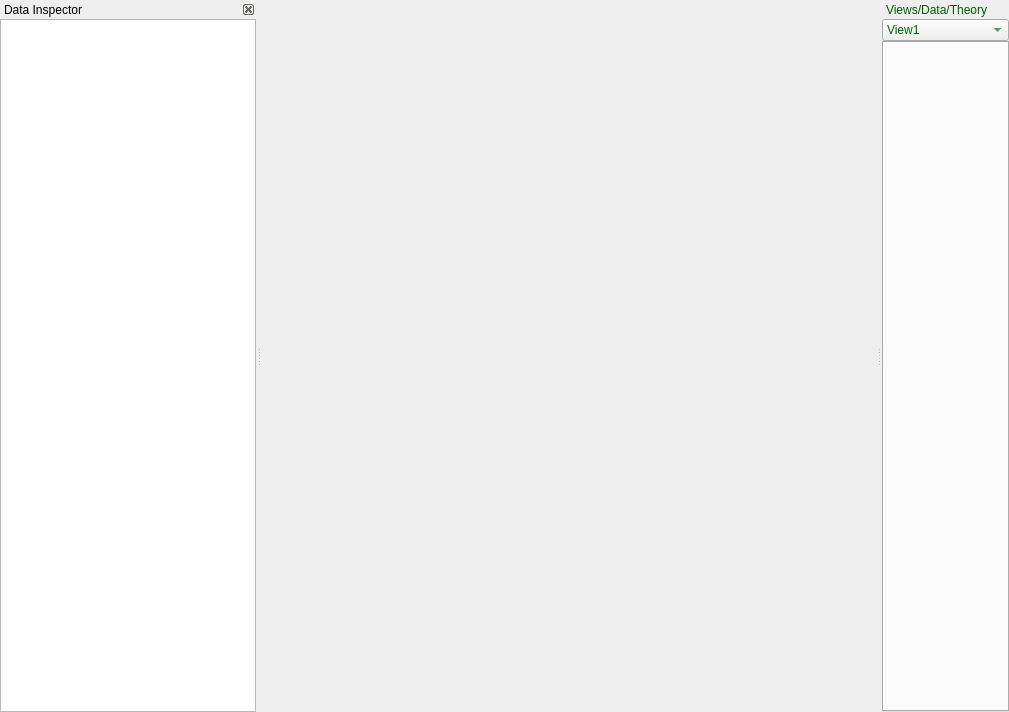
<?xml version="1.0" encoding="UTF-8"?>
<ui version="4.0">
 <class>MainWindow</class>
 <widget class="QMainWindow" name="MainWindow">
  <property name="geometry">
   <rect>
    <x>0</x>
    <y>0</y>
    <width>1009</width>
    <height>712</height>
   </rect>
  </property>
  <property name="windowTitle">
   <string>MainWindow</string>
  </property>
  <widget class="QWidget" name="centralwidget">
   <layout class="QVBoxLayout" name="verticalLayout_4">
    <property name="spacing">
     <number>0</number>
    </property>
    <property name="margin">
     <number>0</number>
    </property>
    <item>
     <widget class="QWidget" name="mplwidget" native="true">
      <property name="styleSheet">
       <string notr="true"/>
      </property>
      <layout class="QVBoxLayout" name="mplvl"/>
     </widget>
    </item>
   </layout>
  </widget>
  <widget class="QDockWidget" name="DataInspectordockWidget">
   <property name="styleSheet">
    <string notr="true"/>
   </property>
   <property name="features">
    <set>QDockWidget::DockWidgetClosable</set>
   </property>
   <property name="allowedAreas">
    <set>Qt::LeftDockWidgetArea</set>
   </property>
   <property name="windowTitle">
    <string>Data Inspector</string>
   </property>
   <attribute name="dockWidgetArea">
    <number>1</number>
   </attribute>
   <widget class="QWidget" name="dockWidgetContents">
    <layout class="QVBoxLayout" name="LayoutDataInspector">
     <property name="spacing">
      <number>0</number>
     </property>
     <property name="margin">
      <number>0</number>
     </property>
     <item>
      <widget class="QTableWidget" name="tableWidget"/>
     </item>
    </layout>
   </widget>
  </widget>
  <widget class="QDockWidget" name="ViewDataTheorydockWidget">
   <property name="styleSheet">
    <string notr="true">color: rgb(0, 95, 0);</string>
   </property>
   <property name="features">
    <set>QDockWidget::NoDockWidgetFeatures</set>
   </property>
   <property name="allowedAreas">
    <set>Qt::RightDockWidgetArea</set>
   </property>
   <property name="windowTitle">
    <string>Views/Data/Theory</string>
   </property>
   <attribute name="dockWidgetArea">
    <number>2</number>
   </attribute>
   <widget class="QWidget" name="dockWidgetContents_4">
    <layout class="QVBoxLayout" name="ViewDataTheoryLayout">
     <property name="spacing">
      <number>0</number>
     </property>
     <property name="margin">
      <number>0</number>
     </property>
     <item>
      <widget class="QComboBox" name="comboBox_3">
       <item>
        <property name="text">
         <string>View1</string>
        </property>
       </item>
       <item>
        <property name="text">
         <string>View2</string>
        </property>
       </item>
       <item>
        <property name="text">
         <string>View3</string>
        </property>
       </item>
      </widget>
     </item>
     <item>
      <widget class="QTabWidget" name="DataSettabWidget">
       <property name="tabShape">
        <enum>QTabWidget::Triangular</enum>
       </property>
       <property name="currentIndex">
        <number>-1</number>
       </property>
       <property name="tabsClosable">
        <bool>true</bool>
       </property>
      </widget>
     </item>
    </layout>
   </widget>
  </widget>
  <action name="actionOpen">
   <property name="text">
    <string>Open</string>
   </property>
  </action>
  <action name="actionClose">
   <property name="text">
    <string>Close</string>
   </property>
  </action>
  <action name="actionQuit">
   <property name="text">
    <string>Quit</string>
   </property>
  </action>
  <action name="actionUndo">
   <property name="text">
    <string>Undo</string>
   </property>
  </action>
  <action name="actionRedo">
   <property name="text">
    <string>Redo</string>
   </property>
  </action>
  <action name="actionCopy">
   <property name="text">
    <string>Copy</string>
   </property>
  </action>
  <action name="actionCut">
   <property name="text">
    <string>Cut</string>
   </property>
  </action>
  <action name="actionPaste">
   <property name="text">
    <string>Paste</string>
   </property>
  </action>
  <action name="actionSelect_All">
   <property name="text">
    <string>Select All</string>
   </property>
  </action>
  <action name="actionPrint">
   <property name="icon">
    <iconset resource="Reptate.qrc">
     <normaloff>:/Images/Images/printer.ico</normaloff>:/Images/Images/printer.ico</iconset>
   </property>
   <property name="text">
    <string>Print</string>
   </property>
   <property name="toolTip">
    <string>Print Plot</string>
   </property>
   <property name="shortcut">
    <string>Ctrl+P</string>
   </property>
  </action>
  <action name="actionShiftVertically">
   <property name="icon">
    <iconset resource="Reptate.qrc">
     <normaloff>:/Images/Images/UpDown.ico</normaloff>:/Images/Images/UpDown.ico</iconset>
   </property>
   <property name="text">
    <string>ShiftVertically</string>
   </property>
   <property name="toolTip">
    <string>Shift the selected plot vertically</string>
   </property>
  </action>
  <action name="actionShiftHorizontally">
   <property name="icon">
    <iconset resource="Reptate.qrc">
     <normaloff>:/Images/Images/LeftRight.ico</normaloff>:/Images/Images/LeftRight.ico</iconset>
   </property>
   <property name="text">
    <string>ShiftHorizontally</string>
   </property>
   <property name="toolTip">
    <string>Shift selected plot horizontally</string>
   </property>
  </action>
  <action name="actionNew_Empty_Dataset">
   <property name="icon">
    <iconset resource="Reptate.qrc">
     <normaloff>:/Images/Images/DataTable3D.ico</normaloff>:/Images/Images/DataTable3D.ico</iconset>
   </property>
   <property name="text">
    <string>New Empty Dataset</string>
   </property>
   <property name="toolTip">
    <string>Create an empty Data set</string>
   </property>
  </action>
  <action name="actionView_All_Sets">
   <property name="checkable">
    <bool>true</bool>
   </property>
   <property name="icon">
    <iconset resource="Reptate.qrc">
     <normaloff>:/Images/Images/World.ico</normaloff>:/Images/Images/World.ico</iconset>
   </property>
   <property name="text">
    <string>View All Sets</string>
   </property>
   <property name="toolTip">
    <string>View all sets simultaneously</string>
   </property>
  </action>
  <action name="actionData_Representation">
   <property name="icon">
    <iconset resource="Reptate.qrc">
     <normaloff>:/Images/Images/StarSmall.ico</normaloff>:/Images/Images/StarSmall.ico</iconset>
   </property>
   <property name="text">
    <string>Data Representation</string>
   </property>
   <property name="toolTip">
    <string>Choose Representation Mode</string>
   </property>
  </action>
  <action name="actionReload_Data">
   <property name="icon">
    <iconset resource="Reptate.qrc">
     <normaloff>:/Images/Images/Refresh.ico</normaloff>:/Images/Images/Refresh.ico</iconset>
   </property>
   <property name="text">
    <string>Reload Data</string>
   </property>
   <property name="toolTip">
    <string>Re-read data files</string>
   </property>
  </action>
  <action name="actionShow_Limits">
   <property name="icon">
    <iconset resource="Reptate.qrc">
     <normaloff>:/Images/Images/Line Chart.ico</normaloff>:/Images/Images/Line Chart.ico</iconset>
   </property>
   <property name="text">
    <string>Show Limits</string>
   </property>
   <property name="toolTip">
    <string>Change limits for fit</string>
   </property>
  </action>
  <action name="actionInspect_Data">
   <property name="icon">
    <iconset resource="Reptate.qrc">
     <normaloff>:/Images/Images/AllFiles.ico</normaloff>:/Images/Images/AllFiles.ico</iconset>
   </property>
   <property name="text">
    <string>Inspect Data</string>
   </property>
   <property name="toolTip">
    <string>Inspect contents of data files</string>
   </property>
  </action>
  <action name="actionNew_Theory">
   <property name="icon">
    <iconset resource="Reptate.qrc">
     <normaloff>:/Images/Images/Physics.ico</normaloff>:/Images/Images/Physics.ico</iconset>
   </property>
   <property name="text">
    <string>New Theory</string>
   </property>
   <property name="toolTip">
    <string>Create New Selected Theory</string>
   </property>
  </action>
  <action name="actionCalculate_Theory">
   <property name="icon">
    <iconset resource="Reptate.qrc">
     <normaloff>:/Images/Images/Bubble.ico</normaloff>:/Images/Images/Bubble.ico</iconset>
   </property>
   <property name="text">
    <string>Calculate Theory</string>
   </property>
   <property name="toolTip">
    <string>Calculate result from theory</string>
   </property>
  </action>
  <action name="actionMinimize_error">
   <property name="icon">
    <iconset resource="Reptate.qrc">
     <normaloff>:/Images/Images/Minimize.ico</normaloff>:/Images/Images/Minimize.ico</iconset>
   </property>
   <property name="text">
    <string>Minimize error</string>
   </property>
   <property name="toolTip">
    <string>Minimize the error between theory/data</string>
   </property>
  </action>
  <action name="actionTheory_Options">
   <property name="icon">
    <iconset resource="Reptate.qrc">
     <normaloff>:/Images/Images/Settings.ico</normaloff>:/Images/Images/Settings.ico</iconset>
   </property>
   <property name="text">
    <string>Theory Options</string>
   </property>
   <property name="toolTip">
    <string>View Change Options of Theory</string>
   </property>
  </action>
  <action name="actionShow_Small_Symbols">
   <property name="icon">
    <iconset resource="Reptate.qrc">
     <normaloff>:/Images/Images/StarSmall.ico</normaloff>:/Images/Images/StarSmall.ico</iconset>
   </property>
   <property name="text">
    <string>Small Symbols</string>
   </property>
   <property name="toolTip">
    <string>Show small symbols</string>
   </property>
  </action>
  <action name="actionShow_Large_Symbols">
   <property name="icon">
    <iconset resource="Reptate.qrc">
     <normaloff>:/Images/Images/Star.ico</normaloff>:/Images/Images/Star.ico</iconset>
   </property>
   <property name="text">
    <string>Show Large Symbols</string>
   </property>
   <property name="toolTip">
    <string>Large Symbols</string>
   </property>
  </action>
  <action name="actionNo_Limits">
   <property name="icon">
    <iconset resource="Reptate.qrc">
     <normaloff>:/Images/Images/Line Chart.ico</normaloff>:/Images/Images/Line Chart.ico</iconset>
   </property>
   <property name="text">
    <string>No Limits</string>
   </property>
   <property name="toolTip">
    <string>Remove Limits</string>
   </property>
  </action>
  <action name="actionVertical_Limits">
   <property name="icon">
    <iconset resource="Reptate.qrc">
     <normaloff>:/Images/Images/Line Chart Vertical Limits.ico</normaloff>:/Images/Images/Line Chart Vertical Limits.ico</iconset>
   </property>
   <property name="text">
    <string>Vertical Limits</string>
   </property>
   <property name="toolTip">
    <string>Vertical Limits</string>
   </property>
  </action>
  <action name="actionHorizontal_Limits">
   <property name="icon">
    <iconset resource="Reptate.qrc">
     <normaloff>:/Images/Images/Line Chart Horizontal Limits.ico</normaloff>:/Images/Images/Line Chart Horizontal Limits.ico</iconset>
   </property>
   <property name="text">
    <string>Horizontal Limits</string>
   </property>
   <property name="toolTip">
    <string>Horizontal Limits</string>
   </property>
  </action>
  <action name="actionBoth_Limits">
   <property name="icon">
    <iconset resource="Reptate.qrc">
     <normaloff>:/Images/Images/Line Chart Both Limits.ico</normaloff>:/Images/Images/Line Chart Both Limits.ico</iconset>
   </property>
   <property name="text">
    <string>Both Limits</string>
   </property>
   <property name="toolTip">
    <string>Both Limits</string>
   </property>
  </action>
 </widget>
 <resources>
  <include location="Reptate.qrc"/>
  <include location="Symbols.qrc"/>
 </resources>
 <connections/>
</ui>
